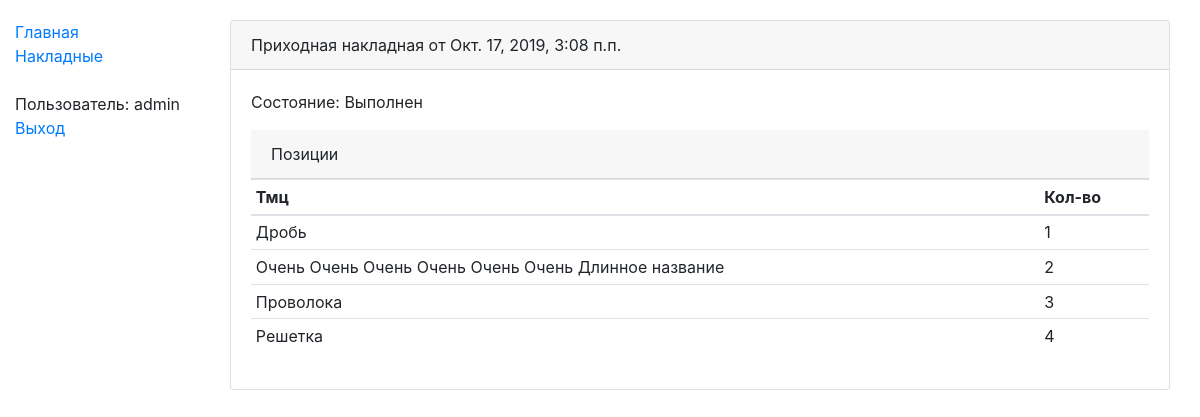
Page /stock/act/5 (signed in) on the earlier database version.
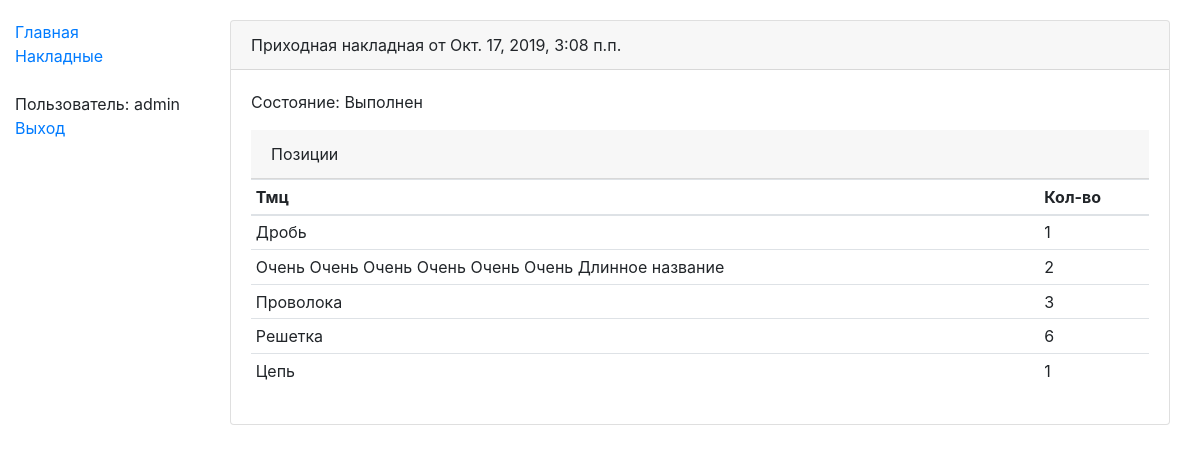
Same page on the later database version.
### stocks/models.py (models this page shows, shortened)
class StkActDet(models.Model):
    id_act = models.ForeignKey('stocks.StkAct', on_delete=models.CASCADE, null=False, verbose_name="Накладная")
    id_good = models.ForeignKey('goods.GdsGood', on_delete=models.PROTECT, null=False, verbose_name="Тмц")
    n_qty = models.BigIntegerField("Количество")

### goods/models.py (models this page shows, shortened)
class GdsGood(models.Model):
    sCaption = models.CharField("Наименование", max_length=200)
    class Meta:
        ordering = ["sCaption"]
    def __str__(self):
        return self.sCaption

### stocks/act/act_views.py (the view)
# urls.py: path('act/<pk>', act_views.stk_act_detail, name='stk_act-detail'),
@login_required
def stk_act_detail(request, pk):
    act = StkAct.objects.get(pk=pk)
    return stk_act_detail_by_instance(request, act)

### stocks/templates/act/stk_act_detail.html (shortened to what this page needs)
{% extends "base_generic_content.html" %}
{% load bootstrap4 %}
{% block content %}
    <div class="container">
        <div class="card">
            <div class="card-header">{% if form.instance.n_direction == 1 %}Приходная{% else %}Расходная{% endif %} накладная от {{ form.instance.d_create_date }}</div>
            <div class="card-body">
                <form action="{% if form.instance.s_state == "300" %}{% url "stk_act_edit" form.instance.id %}{% endif %}" method="post" class="form">
                    <p class="card-text">Состояние: {{ form.instance.get_s_state_display }}</p>
                    <div class="card-header">Позиции</div>
                        <table class="table table-sm">
                            <thead>
                                <tr>
                                    <th>Тмц</th>
                                    <th>Кол-во</th>
                                </tr>
                            </thead>
                            <tbody>
                            {% for det_form in det_form_set %}
                                <tr class="grid-row">
                                {% if form.instance.s_state == "300" %}
                                    {% if det_form.instance.id_good %}
                                        <td>{{ det_form.instance.id_good }}</td>
                                        <td>{{ det_form.instance.n_qty }}</td>
                                    {% endif %}
                                {% endif %}
                                </tr>
                            {% endfor %}
                            </tbody>
                        </table>
                </form>
            </div>
        </div>
    </div>
{% endblock %}

Differences in the rows shown:
added StkActDet: instance.id_good "Цепь", instance.n_qty "1"
Other differences:
new list line: "Решетка 6"
list line gone: "Решетка 4"
